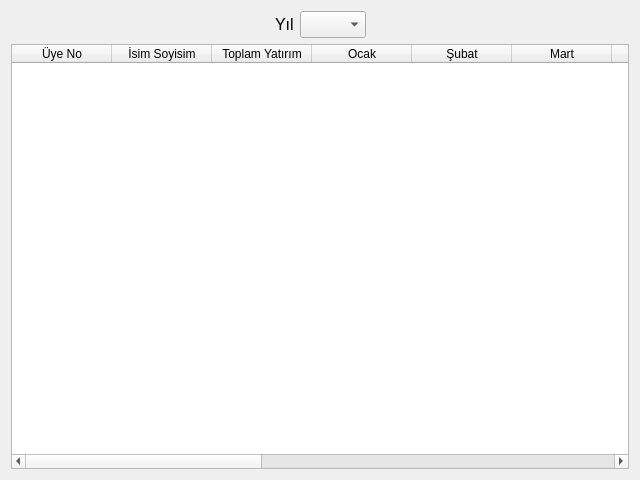
<?xml version="1.0" encoding="UTF-8"?>
<ui version="4.0">
 <class>YatirimlariGosterDialog</class>
 <widget class="QWidget" name="YatirimlariGosterDialog">
  <property name="geometry">
   <rect>
    <x>0</x>
    <y>0</y>
    <width>640</width>
    <height>480</height>
   </rect>
  </property>
  <property name="windowTitle">
   <string>Aidatlar</string>
  </property>
  <layout class="QGridLayout" name="gridLayout">
   <item row="0" column="2">
    <widget class="QComboBox" name="comboBox">
     <property name="font">
      <font>
       <family>Segoe UI</family>
       <pointsize>12</pointsize>
      </font>
     </property>
     <property name="currentIndex">
      <number>-1</number>
     </property>
     <item>
      <property name="text">
       <string>2017</string>
      </property>
     </item>
     <item>
      <property name="text">
       <string>2018</string>
      </property>
     </item>
     <item>
      <property name="text">
       <string>2019</string>
      </property>
     </item>
    </widget>
   </item>
   <item row="0" column="0">
    <spacer name="horizontalSpacer">
     <property name="orientation">
      <enum>Qt::Horizontal</enum>
     </property>
     <property name="sizeHint" stdset="0">
      <size>
       <width>260</width>
       <height>20</height>
      </size>
     </property>
    </spacer>
   </item>
   <item row="0" column="1">
    <widget class="QLabel" name="label">
     <property name="font">
      <font>
       <family>Segoe UI</family>
       <pointsize>12</pointsize>
      </font>
     </property>
     <property name="layoutDirection">
      <enum>Qt::LeftToRight</enum>
     </property>
     <property name="text">
      <string>Yıl</string>
     </property>
    </widget>
   </item>
   <item row="0" column="3">
    <spacer name="horizontalSpacer_2">
     <property name="orientation">
      <enum>Qt::Horizontal</enum>
     </property>
     <property name="sizeHint" stdset="0">
      <size>
       <width>259</width>
       <height>20</height>
      </size>
     </property>
    </spacer>
   </item>
   <item row="1" column="0" colspan="4">
    <widget class="QTableWidget" name="tableWidget">
     <column>
      <property name="text">
       <string>Üye No</string>
      </property>
     </column>
     <column>
      <property name="text">
       <string>İsim Soyisim</string>
      </property>
     </column>
     <column>
      <property name="text">
       <string>Toplam Yatırım</string>
      </property>
     </column>
     <column>
      <property name="text">
       <string>Ocak</string>
      </property>
     </column>
     <column>
      <property name="text">
       <string>Şubat</string>
      </property>
     </column>
     <column>
      <property name="text">
       <string>Mart</string>
      </property>
     </column>
     <column>
      <property name="text">
       <string>Nisan</string>
      </property>
     </column>
     <column>
      <property name="text">
       <string>Mayıs</string>
      </property>
     </column>
     <column>
      <property name="text">
       <string>Haziran</string>
      </property>
     </column>
     <column>
      <property name="text">
       <string>Temmuz</string>
      </property>
     </column>
     <column>
      <property name="text">
       <string>Ağustos</string>
      </property>
     </column>
     <column>
      <property name="text">
       <string>Eylül</string>
      </property>
     </column>
     <column>
      <property name="text">
       <string>Ekim</string>
      </property>
     </column>
     <column>
      <property name="text">
       <string>Kasım</string>
      </property>
     </column>
     <column>
      <property name="text">
       <string>Aralık</string>
      </property>
     </column>
    </widget>
   </item>
  </layout>
 </widget>
 <resources/>
 <connections/>
</ui>
